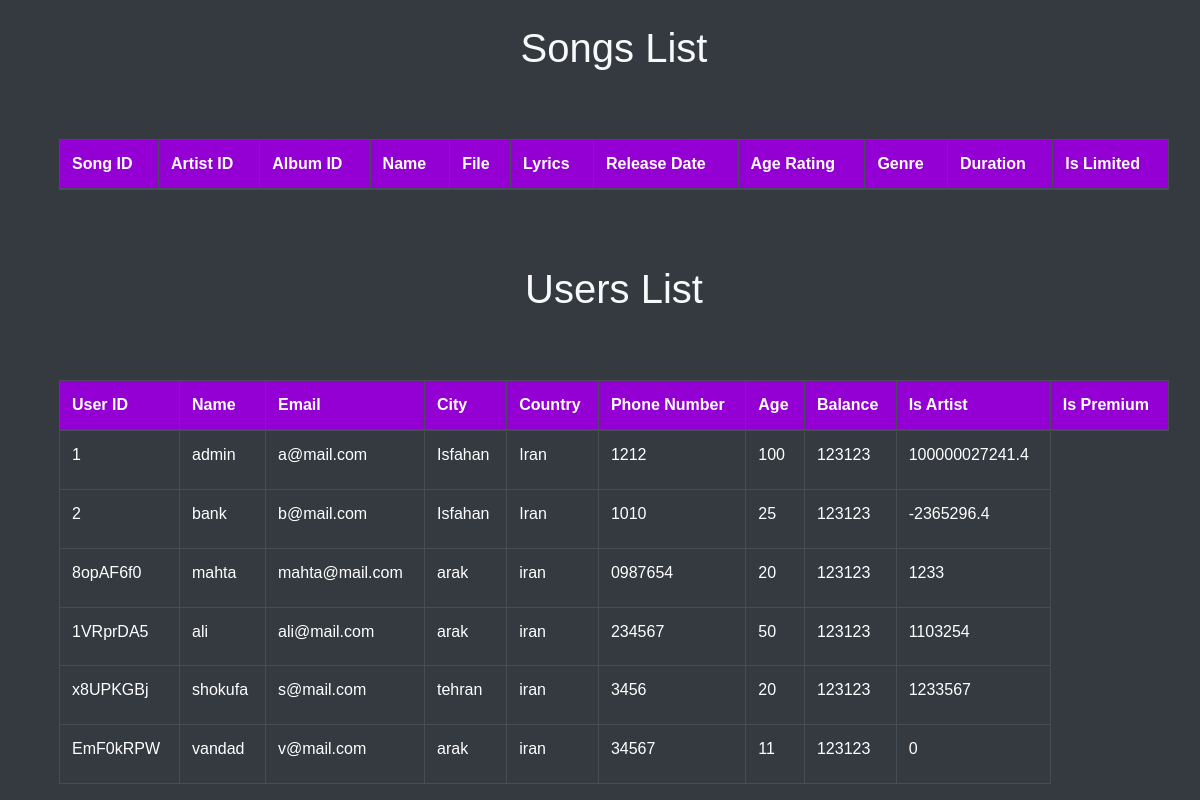
The page /participant on the database as committed earlier.
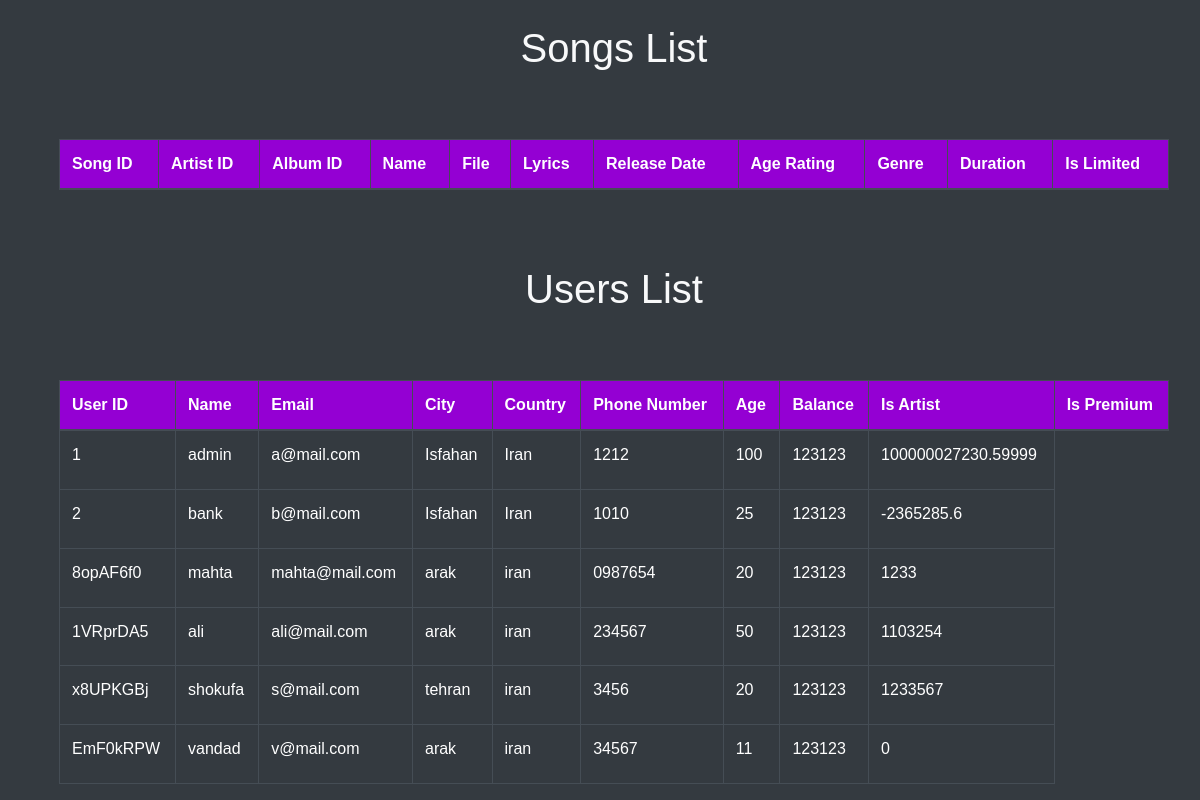
The same page on the database as committed later.
### tables this page shows
CREATE TABLE USERS (
            user_id TEXT PRIMARY KEY,
            name TEXT,
            email TEXT,
            city TEXT,
            country TEXT,
            phone TEXT,
            age INTEGER CHECK(age >= 9 AND age <= 120),
            password TEXT,
            balance INTEGER DEFAULT 0,
            is_artist BOOLEAN DEFAULT 0,
            is_premium BOOLEAN DEFAULT 0
        );

### app.py (the view)
@app.route("/participant")
def participants():
    with sqlite3.connect("database.db") as connect:
        cursor = connect.cursor()
        cursor.execute("SELECT * FROM USERS")
        data = cursor.fetchall()
    return render_template("participants.html", data=data)

### templates/participants.html (shortened to what this page needs)
<!DOCTYPE html>
<html lang="en">
<head>
    <link rel="stylesheet" href="https://stackpath.bootstrapcdn.com/bootstrap/4.5.2/css/bootstrap.min.css">
    <link rel="stylesheet" type="text/css" href="{{ url_for('static', filename='css/style.css') }}">
</head>
<body class="bg-dark text-light">
    <div class="container mt-4">
        <h1 class="text-center">Songs List</h1>
        <table class="table table-dark table-bordered">
            <thead>
                <tr>
                    <th>Song ID</th>
                    <th>Artist ID</th>
                    <th>Album ID</th>
                    <th>Name</th>
                    <th>File</th>
                    <th>Lyrics</th>
                    <th>Release Date</th>
                    <th>Age Rating</th>
                    <th>Genre</th>
                    <th>Duration</th>
                    <th>Is Limited</th>
                </tr>
            </thead>
            <tbody>
            </tbody>
        </table>
        <h1 class="text-center">Users List</h1>
        <table class="table table-dark table-bordered">
            <thead>
                <tr>
                    <th>User ID</th>
                    <th>Name</th>
                    <th>Email</th>
                    <th>City</th>
                    <th>Country</th>
                    <th>Phone Number</th>
                    <th>Age</th>
                    <th>Balance</th>
                    <th>Is Artist</th>
                    <th>Is Premium</th>
                </tr>
            </thead>
            <tbody>
                {% for participant in data %}
                <tr>
                    <td>{{ participant[0] }}</td>
                    <td>{{ participant[1] }}</td>
                    <td>{{ participant[2] }}</td>
                    <td>{{ participant[3] }}</td>
                    <td>{{ participant[4] }}</td>
                    <td>{{ participant[5] }}</td>
                    <td>{{ participant[6] }}</td>
                    <td>{{ participant[7] }}</td>
                    <td>{{ participant[8] }}</td>
                </tr>
                {% endfor %}
            </tbody>
        </table>
    </div>
</body>
</html>

### static/css/style.css (style rules this page uses)
:root { --border-in: #9400d3; --border-out: hsl(0, 0%, 22%); --border-header: #383838; --background-main-card: #1e1e1f; --background-body: #000; --background-sub-div-card: #202022; --background-sub-div-card-2: rgba(44, 43, 43, 0.923); --background-header-title: hsl(240, 1%, 17%); --background-header-title-1: hsl(240, 1%, 20%); --box-shadow-1: 0 0 15px #111; --box-shadow-2: 0 0 10px #222; --box-shadow-3: 0 0 10px rgba(0, 0, 0, 0.722); font-family: "Poppins", sans-serif; --font-color-1: #fff; --font-color-2: #e2e2e2; --font-color-3: #d6d6d6bf; --font-color-4: #9400d3; --font-color-5: #000; --font-size-0: 28px; --font-size-1: 26px; --font-size-2: 18px; --font-size-3: 16px; --font-size-4: 12px; }
body { background-color:#e2e2e2; box-sizing: border-box; margin: 0; display: flex; flex-direction: column; min-height: 100vh; font-family: Arial, sans-serif; }
table { width: 100%; border-collapse: collapse; }
th, td { padding: 8px; text-align: left; border-bottom: 1px solid #ddd; }
.container { display: flex; flex-wrap: wrap; justify-content: center; flex-grow: 1; margin-right: 1rem; }

### templates/participants.html (style rules this page uses)
body { background-color: #1e1e1f; color: #ffffff; }
table, th, td { border: 1px solid #9400d3; border-collapse: collapse; padding: 8px; color: #ffffff; }
th { background-color: #9400d3; }

Rows that differ between the two databases and show on the page:
changed USERS "admin": balance "100000027241.4" → "100000027230.59999"
changed USERS "bank": balance "-2365296.4" → "-2365285.6"
